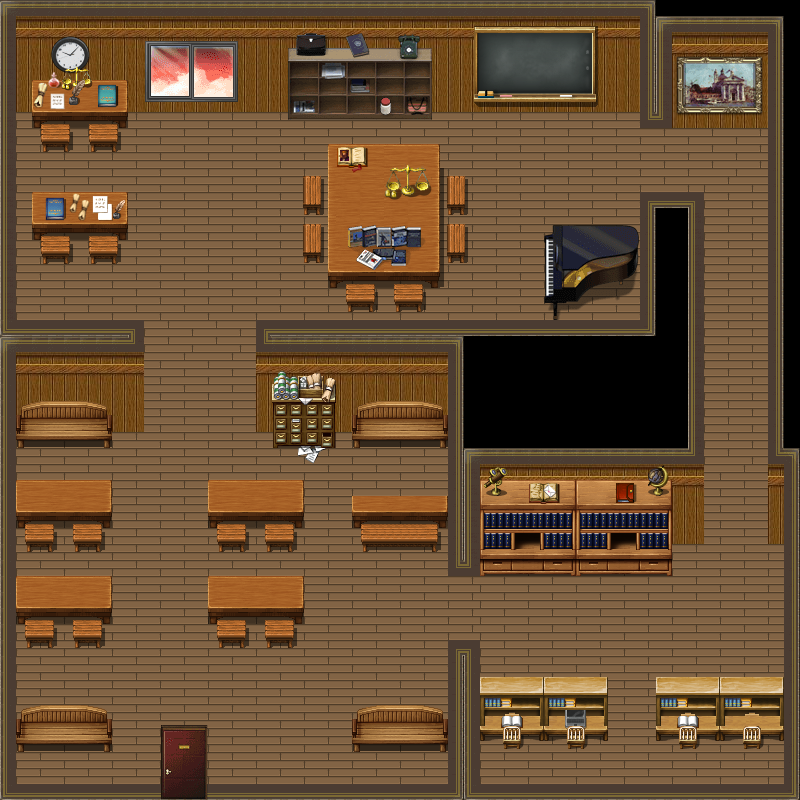

This is a level from a 2D game, rendered from its Tiled map with the project's own tilesets. A one-line summary and the map file follow, with tile-layer data summarised:
An orthogonal 50x50 tile map with 16x16 px tiles, 6 tile layers (floor, walls, windows, elements, ...), 9 tilesets and 30 objects (27x collision, exit_city_hall, spawn_city_hall).

<map version="1.10" tiledversion="1.10.1" orientation="orthogonal" renderorder="right-down" width="50" height="50" tilewidth="16" tileheight="16" infinite="0" nextlayerid="8" nextobjectid="31">
 <tileset firstgid="1" source="inside_house.tsx" />
 <tileset firstgid="257" source="floor_church.tsx" />
 <tileset firstgid="1985" source="Stone_Wall.tsx" />
 <tileset firstgid="3281" source="sch_D.tsx" />
 <tileset firstgid="5585" source="bureau2.tsx" />
 <tileset firstgid="6609" source="bureau.tsx" />
 <tileset firstgid="8913" source="school_tileb.tsx" />
 <tileset firstgid="11217" source="paintings.tsx" />
 <tileset firstgid="13521" source="library.tsx" />
 <layer id="1" name="floor" width="50" height="50">
  <data>[2500 cells, 1976 non-empty, 3 distinct tile ids]</data>
 </layer>
 <layer id="2" name="walls" width="50" height="50">
  <data>[2500 cells, 787 non-empty, 43 distinct tile ids]</data>
 </layer>
 <layer id="4" name="windows" width="50" height="50">
  <data>[2500 cells, 54 non-empty, 54 distinct tile ids]</data>
 </layer>
 <layer id="3" name="elements" width="50" height="50">
  <data>[2500 cells, 711 non-empty, 531 distinct tile ids]</data>
 </layer>
 <layer id="5" name="little elements" width="50" height="50">
  <data>[2500 cells, 153 non-empty, 70 distinct tile ids]</data>
 </layer>
 <layer id="6" name="top" width="50" height="50">
  <data>[2500 cells, 44 non-empty, 14 distinct tile ids]</data>
 </layer>
 <objectgroup id="7" name="Objects">
  <object id="1" name="exit_city_hall" x="161.333" y="749" width="46" height="48.6667" />
  <object id="2" name="spawn_city_hall" x="161.667" y="663.667">
   <point />
  </object>
  <object id="3" name="collision" x="2.66667" y="784" width="797.333" height="16.6667" />
  <object id="4" name="collision" x="448.667" y="639.333" width="31.3333" height="142" />
  <object id="5" name="collision" x="784" y="449.333" width="15.3333" height="334.667" />
  <object id="6" name="collision" x="769.333" y="17.3333" width="12" height="526" />
  <object id="7" name="collision" x="655.333" y="15.3333" width="113.333" height="114.667" />
  <object id="8" name="collision" x="-1" y="-2" width="644" height="115" />
  <object id="9" name="collision" x="642" y="0" width="16" height="129.5" />
  <object id="10" name="collision" x="639" y="193" width="64" height="350.5" />
  <object id="11" name="collision" x="449" y="449" width="223" height="124.5" />
  <object id="12" name="collision" x="273" y="340" width="190.5" height="107.5" />
  <object id="13" name="collision" x="256.5" y="320.5" width="16.5" height="111" />
  <object id="14" name="collision" x="275" y="321" width="363" height="17.5" />
  <object id="15" name="collision" x="0.666667" y="113.667" width="15.6667" height="672" />
  <object id="16" name="collision" x="16.3333" y="318.667" width="127.667" height="113.333" />
  <object id="17" name="collision" x="16" y="432" width="95.3333" height="15" />
  <object id="18" name="collision" x="33" y="191.667" width="93.3333" height="47.3333" />
  <object id="19" name="collision" x="328.667" y="145" width="109" height="141.333" />
  <object id="20" name="collision" x="543.667" y="225.667" width="96.3333" height="94" />
  <object id="21" name="collision" x="480.667" y="707" width="126.667" height="31.3333" />
  <object id="22" name="collision" x="656" y="708.667" width="127.667" height="31.3333" />
  <object id="23" x="838.333" y="830" width="0.333333" height="0.666667" />
  <object id="24" name="collision" x="351.667" y="719.667" width="96.6667" height="33" />
  <object id="25" name="collision" x="16.6667" y="722" width="93.3333" height="30" />
  <object id="26" name="collision" x="15.6667" y="575.667" width="95.3333" height="48" />
  <object id="27" name="collision" x="16.3333" y="481" width="94.3333" height="45" />
  <object id="28" name="collision" x="207.333" y="480.333" width="97" height="46.3333" />
  <object id="29" name="collision" x="207.667" y="576.333" width="96.3333" height="47" />
  <object id="30" name="collision" x="351.667" y="495.333" width="95.6667" height="32.3333" />
 </objectgroup>
</map>
